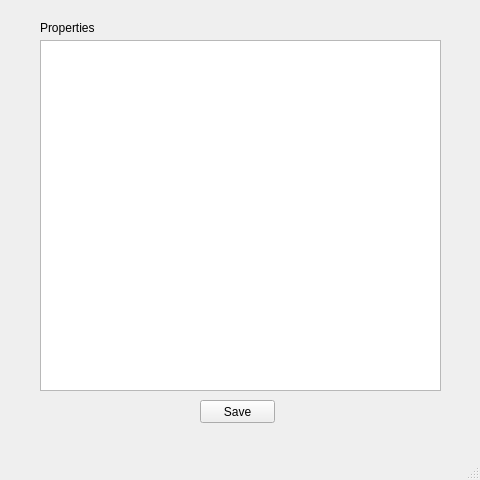
<?xml version="1.0" encoding="UTF-8"?>
<ui version="4.0">
 <class>MainWindow</class>
 <widget class="QMainWindow" name="MainWindow">
  <property name="geometry">
   <rect>
    <x>0</x>
    <y>0</y>
    <width>480</width>
    <height>480</height>
   </rect>
  </property>
  <property name="windowTitle">
   <string>MainWindow</string>
  </property>
  <widget class="QWidget" name="centralwidget">
   <widget class="QTableWidget" name="tableWidgetElementProperties">
    <property name="geometry">
     <rect>
      <x>40</x>
      <y>40</y>
      <width>401</width>
      <height>351</height>
     </rect>
    </property>
    <property name="toolTipDuration">
     <number>-1</number>
    </property>
   </widget>
   <widget class="QLabel" name="label_2">
    <property name="geometry">
     <rect>
      <x>40</x>
      <y>20</y>
      <width>61</width>
      <height>16</height>
     </rect>
    </property>
    <property name="text">
     <string>Properties</string>
    </property>
   </widget>
   <widget class="QPushButton" name="pushButtonSaveElementProperties">
    <property name="geometry">
     <rect>
      <x>200</x>
      <y>400</y>
      <width>75</width>
      <height>23</height>
     </rect>
    </property>
    <property name="text">
     <string>Save</string>
    </property>
   </widget>
  </widget>
  <widget class="QMenuBar" name="menubar">
   <property name="geometry">
    <rect>
     <x>0</x>
     <y>0</y>
     <width>480</width>
     <height>21</height>
    </rect>
   </property>
  </widget>
  <widget class="QStatusBar" name="statusbar"/>
 </widget>
 <resources/>
 <connections/>
</ui>
